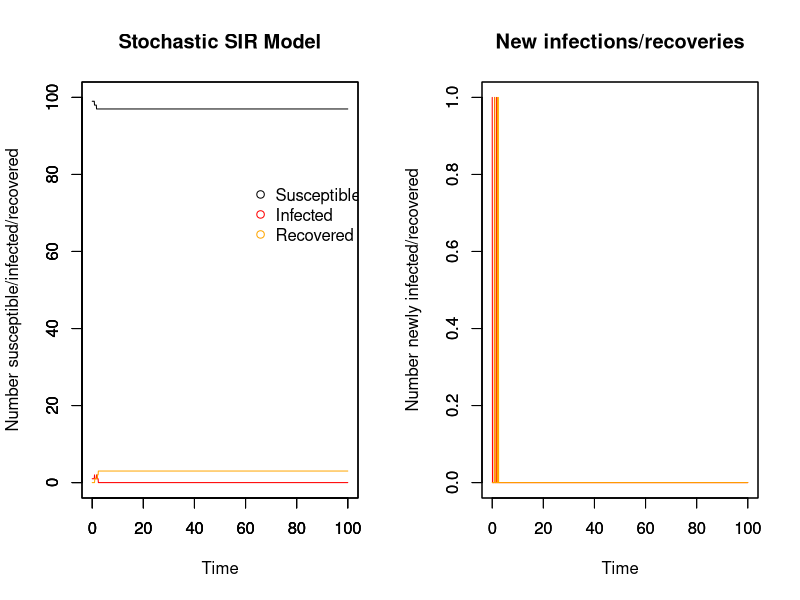

R code for this plot: (Note: this script raises an error after producing the figure.)
## Stochastic model with MCMC
## 04/11/17

##########################
## Input values for SIR ##
##########################

# Time
timestep <- 0.1
times <- seq(0, 100, by = timestep)

# Initial population: N-1 susceptible, 1 infectious, 0 recovered
init.values = c(
  S = 100-1,
  I = 1,
  R = 0
)
N = sum(init.values)

# Invent some epidemic data to fit my model to
true_infectious <- (dnorm(times, 20, 4))*N
#plot(true_infectious)

###############
## The model ##
###############

# Array for holding collective disease status information for whole period of time
data <- array(0, dim =c(length(times), length(init.values)+3))
data[,1] <- times # make first column the timesteps to make plotting easier later on
  
# R0 & duration of infectiousness
R0 <- 3
D_inf <- 2
  
# Calculating probabilities that do not change with time
p <- R0 * (timestep/(D_inf*N)) # probability of effective contact
r_t <- (1/D_inf)*timestep # Recovery rate
  
# For loops for calculating the numbers susceptible, infected, and recovered at each timepoint
for (time in times){
  if (time == 0){ # Set up the number of S/I/R at time 0
    data[1,2] <- init.values["S"] # number of susceptibles at time 0
    data[1,3] <- init.values["I"] # number of infecteds at time 0
    data[1,4] <- init.values["R"] # number of recovereds at time 0
    data[1,5] <- init.values["I"] # number newly infected at time 0
    data[1,6] <- init.values["R"] # number newly recovered at time 0
      
  } else{
    whole_time <- 1/timestep * time # makes time into the whole number that it corresponds to in the array
    foi_t <- 1 - (1 - p)^data[whole_time, 3] # Force of infection at time t, affected by the number infectious at prev t
    inf <- rbinom(1, size = data[whole_time,2], prob = foi_t) # number who become infected in this timestep
    rec <- rbinom(1, size = data[whole_time,3], prob = r_t)# number who become recovered in this timestep
      
    data[whole_time+1,2] <- data[whole_time,2] - inf # number of susceptibles at other times
      
    data[whole_time+1,3] <- data[whole_time,3]  + inf - rec # number of infecteds at other times
      
    data[whole_time+1,4] <- data[whole_time,4] + rec # number of recovereds at other times
    
    data[whole_time+1,5] <- data[whole_time+1,3] - data[whole_time,3] + data[whole_time+1,4] - data[whole_time,4] # number of newly infected
    
    data[whole_time+1,6] <- data[whole_time+1,4] - data[whole_time,4] # number of newly recovered
  }
}

###############
## SIR plots ##
###############

run_stoch <- data.frame(data) # make array into a dataframe
colnames(run_stoch) <- c("time","S", "I", "R", "new_I", "new_R")

par(mfrow = c(1,2))

# Plot for SIR model
plot(x = run_stoch$time, y = run_stoch$I, type = "line", col = "red", ylim = c(0,N),
     xlab = "Time", ylab = "Number susceptible/infected/recovered", main = "Stochastic SIR Model")
par(new=T)
plot(x = run_stoch$time, y = run_stoch$S, type = "line", ylim = c(0,N), ylab = "", xlab = "") # add susceptible line
par(new=T)
plot(x = run_stoch$time, y = run_stoch$R, type = "line", col = "orange", ylim = c(0,N), ylab = "", xlab = "") # recovered

# Add legend
legend(60, 0.8*N, c("Susceptible", "Infected", "Recovered"), pch = 1, col = c("black", "red", "orange"), bty = "n")

# Plot for newly infected and newly recovered
plot(x = run_stoch$time, y = run_stoch$new_I, type = "line", col = "red", ylim = c(0,max(run_stoch$new_I)),
     xlab = "Time", ylab = "Number newly infected/recovered", main = "New infections/recoveries")
par(new=T)
plot(x = run_stoch$time, y = run_stoch$new_R, type = "line", col = "orange", ylim = c(0,max(run_stoch$new_I)), ylab = "", xlab = "") # add susceptible line

##################################
## Likelihood, prior, posterior ##
##################################

likelihood <- function(param){
  beta = as.numeric(param[1])
  gamma = as.numeric(param[2])
  sumll = 0 #sum of likelihoods is zero before you start counting
  
  for (i in 1:nrow(run_stoch)){
  betalikelihood = dbinom(run_stoch$new_I, run_stoch$S, (1-(exp(-beta*run_stoch$I*timestep))), log = T)
  gammalikelihood = dbinom(run_stoch$new_R, run_stoch$I, (gamma*timestep), log = T)
  sumll = sumll + (betalikelihood + gammalikelihood)
  }
  print(sumll)
  return(sumll)
}

# Prior distribution
prior <- function(param){
  beta = as.numeric(param[1])
  gamma = as.numeric(param[2])
  
  betaprior = dunif(beta, min = 0, max = Inf, log = T)
  gammaprior = dunif(gamma, min = 0, max = Inf, log = T)
  # print(betaprior)
  # print(gammaprior)
  return(betaprior + gammaprior)
}

# Posterior distribution
posterior <- function(param){
  return (likelihood(param) + prior(param))
}

proposalfunction <- function(param){
  return(rnorm(2, mean = param, sd = 1))
}

run_metropolis_MCMC <- function(startvalue, iterations){
  chain = array(dim = c(iterations+1,2))
  chain[1,] = startvalue
  for (i in 1:iterations){
    proposal = proposalfunction(chain[i,])

    probab = exp(posterior(proposal) - posterior(chain[i,]))
    if (runif(1) < probab){
      chain[i+1,] = proposal
    }else{
      chain[i+1,] = chain[i,]
    }
  }

  return(chain)
}

# Where to start the chain
startvalue <- c(0,0)

# Number of runs
iterations = 10000
set.seed(4)
chain <- run_metropolis_MCMC(startvalue, iterations)

# The beginning of the chain is biased towards the starting point, so take them out
# normally burnin is 10%-50% of the runs
burnIn = 0.1*iterations
acceptance <- 1-mean(duplicated(chain[-(1:burnIn),]))

################
## MCMC Plots ##
################

# par(mfrow = c(2,2))
# 
# hist(chain[-(1:burnIn),1],nclass=30, main="Posterior of beta")
# abline(v = mean(chain[-(1:burnIn),1]), col = "red")
# 
# hist(chain[-(1:burnIn),2],nclass=30, main="Posterior of gamma")
# abline(v = mean(chain[-(1:burnIn),2]), col = "red")
# 
# plot(chain[-(1:burnIn),1], type = "l", main = "Chain values of beta")
# 
# plot(chain[-(1:burnIn),2], type = "l", main = "Chain values of gamma")

########################################################################################################################

########################################################################################################################
